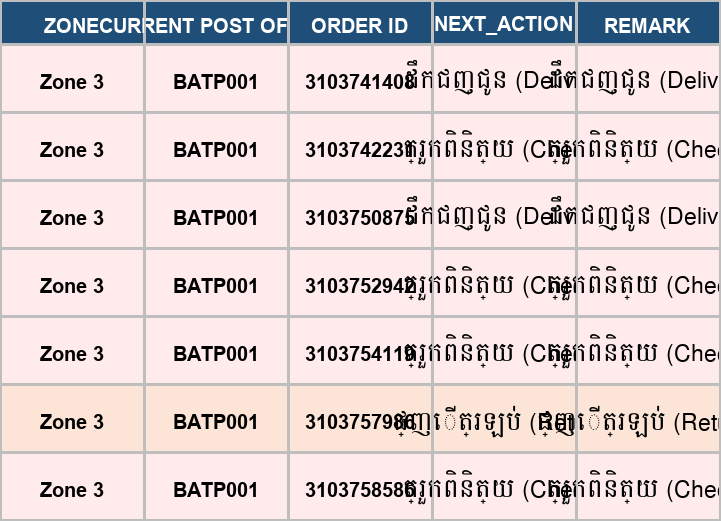

Write the Python code that produced this figure.
import sys, os
sys.path.insert(0, r'c:\Users\DELL\Desktop\daily_push')
sys.path.insert(0, r'c:\Users\DELL\Desktop\daily_push\push_bot')
import openpyxl
from openpyxl.styles import Font, PatternFill, Border, Side, Alignment
from openpyxl.utils import get_column_letter
from generate_report import PENDING_REMARK_MAP

# Get actual values
deliver_val = PENDING_REMARK_MAP['306']
check_val = PENDING_REMARK_MAP['210']
return_val = PENDING_REMARK_MAP['500']

wb = openpyxl.Workbook()
ws = wb.active
ws.title = 'Pending'

headers = ['ZONE', 'CURRENT POST OFFICE', 'ORDER ID', 'NEXT_ACTION', 'REMARK']
sample = [
    ['Zone 3', 'BATP001', '3103741408', deliver_val, deliver_val],
    ['Zone 3', 'BATP001', '3103742231', check_val, check_val],
    ['Zone 3', 'BATP001', '3103750875', deliver_val, deliver_val],
    ['Zone 3', 'BATP001', '3103752942', check_val, check_val],
    ['Zone 3', 'BATP001', '3103754119', check_val, check_val],
    ['Zone 3', 'BATP001', '3103757986', return_val, return_val],
    ['Zone 3', 'BATP001', '3103758586', check_val, check_val],
]

hfill = PatternFill('solid', fgColor='1F4E78')
hfont = Font(name='Segoe UI', size=10, bold=True, color='FFFFFF')
thin = Side(style='thin', color='BFBFBF')
bdr = Border(left=thin, right=thin, top=thin, bottom=thin)
ctr = Alignment(horizontal='center', vertical='center')
red_fill = PatternFill('solid', fgColor='FFEBEB')
orange_fill = PatternFill('solid', fgColor='FCE4D6')
dfont = Font(name='Segoe UI', size=10)
bfont = Font(name='Segoe UI', size=10, bold=True)

for ci, h in enumerate(headers, 1):
    c = ws.cell(1, ci, h)
    c.fill = hfill
    c.font = hfont
    c.alignment = ctr
    c.border = bdr

for ri, row in enumerate(sample, 2):
    remark = row[4]
    if 'Return' in remark:
        fill = orange_fill
    else:
        fill = red_fill  # all urgent for demo
    for ci, v in enumerate(row, 1):
        c = ws.cell(ri, ci, v)
        c.border = bdr
        c.alignment = ctr
        c.fill = fill
        c.font = bfont

for ci, w in enumerate([9, 20, 16, 25, 25], 1):
    ws.column_dimensions[get_column_letter(ci)].width = w

out = r'c:\Users\DELL\Desktop\daily_push\sample_pending_final.xlsx'
wb.save(out)
print(f'Saved: {out}')

import excel_to_image
buf = excel_to_image.excel_to_image(out)
img_path = r'c:\Users\DELL\Desktop\daily_push\sample_pending_final.png'
with open(img_path, 'wb') as f:
    f.write(buf.getvalue())
print(f'Image: {img_path}')
